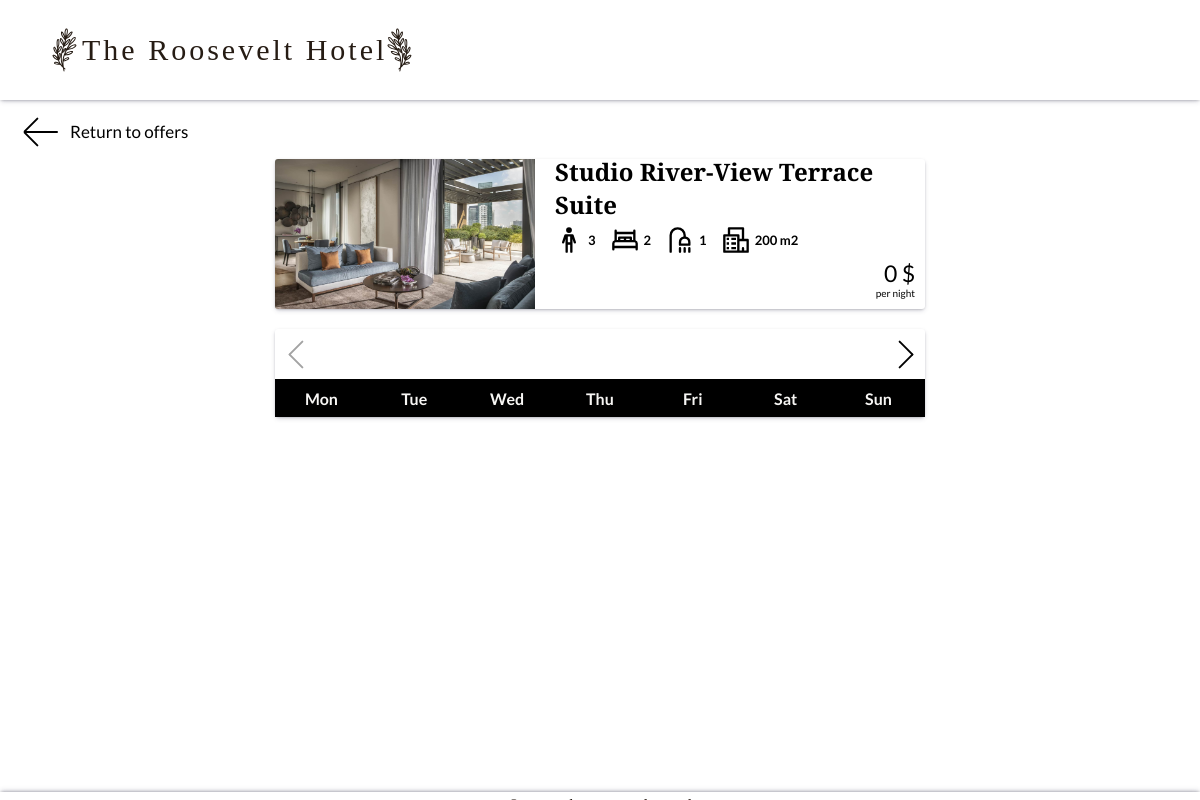
Page /rates.php?room-type=7 on the earlier database version.
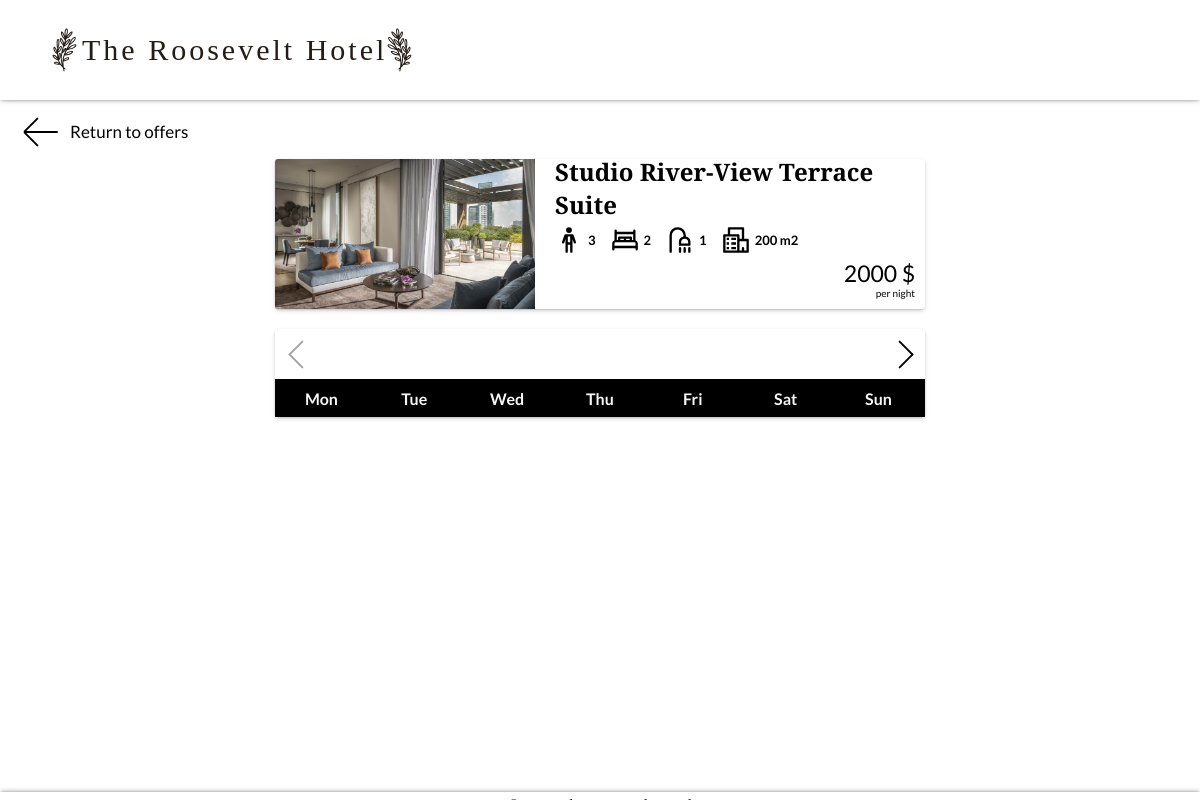
Same page on the later database version.
### tables this page shows
CREATE TABLE `room_type` (
  `room_id` tinyint(11) NOT NULL,
  `name` varchar(64) NOT NULL,
  `guests` tinyint(4) NOT NULL,
  `beds` tinyint(4) NOT NULL,
  `bathrooms` tinyint(4) NOT NULL,
  `size` smallint(4) NOT NULL COMMENT '[m2]',
  `price_per_night` decimal(10,0) NOT NULL COMMENT '[$]'
);

### rates.php (the view, shortened to what this page needs)
<?php
    require_once "php/config.php";
    $connection = new mysqli ($servername, $username, $password, $database);
    $query = "SELECT * FROM room_type WHERE room_id=".$_GET['room-type'];
    $result = $connection->query($query);
    $selectedRoom = $result->fetch_assoc();
?>
<!DOCTYPE html>
<html lang="en">
<head>
    <link rel="stylesheet" href="css/main.css">
    <link rel="stylesheet" href="css/rates.css">
</head>
<body>
    <header>
        <div class='header-bg'>
            <div class='header-logo-container'>
                <img src='images/ui/logo.svg'>
                <h1>The Roosevelt Hotel</h1>
                <img src='images/ui/logo2.svg'>
            </div>
        </div>
    </header>
    <main class='main-container'>
        <div class='main-section'>
            <div class='go-back' onclick='location.href="accomodation.php"'>
                <div class='arrow-back'>
                    <span></span>
                    <span></span>
                    <span></span>
                </div>
                <span>Return to offers</span>
            </div>
            <div class='content-section'>
                <div class='selected-room-info'>
                    <?php
                        $img = "images/accomodation/".$selectedRoom['room_id']."/1.jpg";
                        echo "<div class='room-photo'>
                            <img src='".$img."'>
                        </div>
                        <div class='description'>
                            <h5>".$selectedRoom['name']."</h5>
                            <div class='details'>
                                <span><img src='images/ui/people-svgrepo-com.svg'></img><span>".$selectedRoom['guests']."</span></span>
                                <span><img src='images/ui/bed-svgrepo-com.svg'></img><span>".$selectedRoom['beds']."</span></span>
                                <span><img src='images/ui/shower-svgrepo-com.svg'></img><span>".$selectedRoom['bathrooms']."</span></span>
                                <span><img src='images/ui/city-svgrepo-com.svg'></img><span>".$selectedRoom['size']." m2</span></span>
                            </div>
                            <span class='price'><span>".$selectedRoom['price_per_night']." $</span><span>per night</span></span>
                        </div>";
                    ?>
                </div>
                <div class='calendar-container'>
                    <div class='month-navigation'>
                        <div class='arrow-left inactive'>
                            <span></span>
                            <span></span>
                        </div>
                        <div class='arrow-right'>
                            <span></span>
                            <span></span>
                        </div>
                    </div>
                    <div class='calendar'>
                        <ul class='weekdays'>
                            <li>Mon</li>
                            <li>Tue</li>
                            <li>Wed</li>
                            <li>Thu</li>
                            <li>Fri</li>
                            <li>Sat</li>
                            <li>Sun</li>
                        </ul>
                    </div>
                </div>
            </div>
        </div>
        <footer>
        </footer>
    </main>
</body>
</html>

### css/main.css (style rules this page uses)
html { scroll-behavior: smooth; }
body { margin: 0; padding: 0; overflow-x: hidden; font-family: "Cormorant Garamond", serif; }
h2, h3, h4, h5, h6 { font-family: "Playfair Display", serif; }
* { margin: 0; padding: 0; -webkit-box-sizing: border-box; -moz-box-sizing: border-box; box-sizing: border-box; }
ul { list-style-type: none; }
.header-bg { background: rgb(255, 255, 255); box-shadow: rgba(50, 50, 93, 0.25) 0px 2px 5px -1px, rgba(0, 0, 0, 0.3) 0px 1px 3px -1px; position: fixed; display: flex; align-items: center; justify-content: space-between; width: 100%; padding-left: 40px; padding-right: 40px; padding-top: 15px; padding-bottom: 15px; z-index: 20; }
.header-logo-container { display: flex; align-items: center; height: 100%; color: #261c14; font-family: "Playfair Display", serif; cursor: pointer; -webkit-user-select: none; -moz-user-select: none; -ms-user-select: none; user-select: none; -webkit-animation: slide-in-left 0.7s cubic-bezier(0.25, 0.46, 0.45, 0.94) both; animation: slide-in-left 0.7s cubic-bezier(0.25, 0.46, 0.45, 0.94) both; }
.header-logo-container h1 { font-size: 30px; margin: 10px; font-weight: 500; letter-spacing: 3px; }
.header-logo-container img { height: 50px; margin-top: 10px; margin-bottom: 10px; margin-right: -18px; pointer-events: none; filter: brightness(0) saturate(100%) invert(7%) sepia(41%) saturate(606%) hue-rotate(345deg) brightness(100%) contrast(91%); }
.header-logo-container img:nth-child(3) { margin-right: 0px; margin-left: -22px; }
.main-container { height: 100vh; overflow: overlay; scroll-behavior: smooth; position: relative; }
.main-section { width: 100%; }
.main-section:nth-child(1) { overflow: hidden; margin-top: 100px; height: 75vh; }
.main-section:nth-child(1) .content-section { height: 100%; width: 100%; background-size: cover; background-repeat: no-repeat; background-position: center center; -webkit-box-shadow: inset 0px 0px 100px 0px rgba(0, 0, 0, 0.7); -moz-box-shadow: inset 0px 0px 100px 0px rgba(0, 0, 0, 0.7); box-shadow: inset 0px 0px 100px 0px rgba(0, 0, 0, 0.7); -webkit-animation: kenburns-top 1.4s ease-out both; animation: kenburns-top 1.4s ease-out both; }
footer { position: absolute; width: 100%; padding: 5px; color: #261c14; display: flex; justify-content: center; align-items: center; background: white; box-shadow: rgba(50, 50, 93, 0.25) 0px -2px 5px -1px, rgba(0, 0, 0, 0.3) 0px -1px 3px -1px; z-index: 10; }

Differences in the rows shown:
changed room_type "Studio River-View Terrace Suite": price_per_night "0" → "2000"
